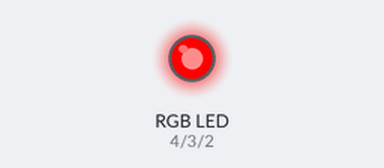
A sketch run on a simulated Arduino Mega 2560, built with avr-gcc and run on an emulated ATmega2560. Shown: an RGB LED mixed from three pins (HIGH = lit).

Above: at 0.3 s.
At 1.7 s:
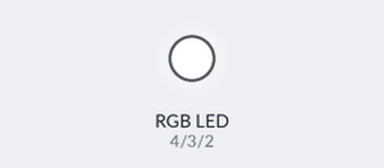
At 2.4 s:
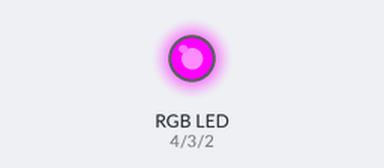
At 3.1 s:
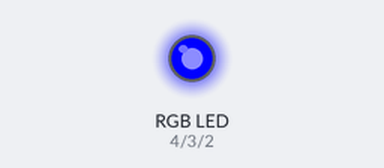
At 3.8 s:
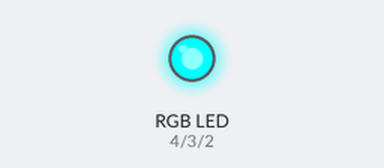
At 5.9 s:
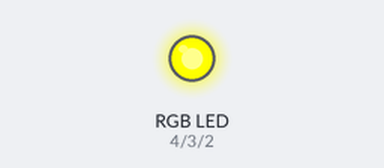
Timing chart, 0 to 6.4 s (numbered marks = the images above):
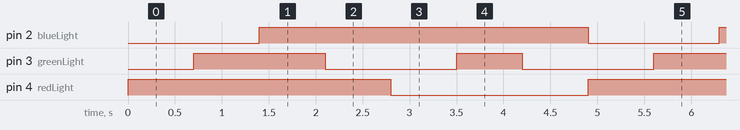

The sketch:

rgb_lights.ino
```cpp
// Siddharth Sivakumar
// June 25, 2026
// Arduino MEGA
// The purpose of this program

int redLight = 4;
int greenLight = 3;
int blueLight = 2;
int delayTime = 700;

void setup() {
  pinMode(redLight, OUTPUT);
  pinMode(greenLight, OUTPUT);
  pinMode(blueLight, OUTPUT);

}

void loop() {
  digitalWrite(redLight, HIGH);
  delay(delayTime);
  digitalWrite(greenLight, HIGH);
  delay(delayTime);
  digitalWrite(blueLight, HIGH);
  delay(delayTime);
  digitalWrite(greenLight, LOW);
  delay(delayTime);
  digitalWrite(redLight, LOW);
  delay(delayTime);
  digitalWrite(greenLight, HIGH);
  delay(delayTime);
  digitalWrite(greenLight, LOW);
  delay(delayTime);
  digitalWrite(blueLight, LOW);
}
```

Measured:
- by itself, pin 2 (blueLight): alternates HIGH for 3.5 s and LOW for 1.4 s
- by itself, pin 3 (greenLight): repeats every 4.9 s: LOW 1.4 s, HIGH 0.70 s, LOW 1.4 s, HIGH 1.4 s
- by itself, pin 4 (redLight): alternates HIGH for 2.8 s and LOW for 2.1 s
